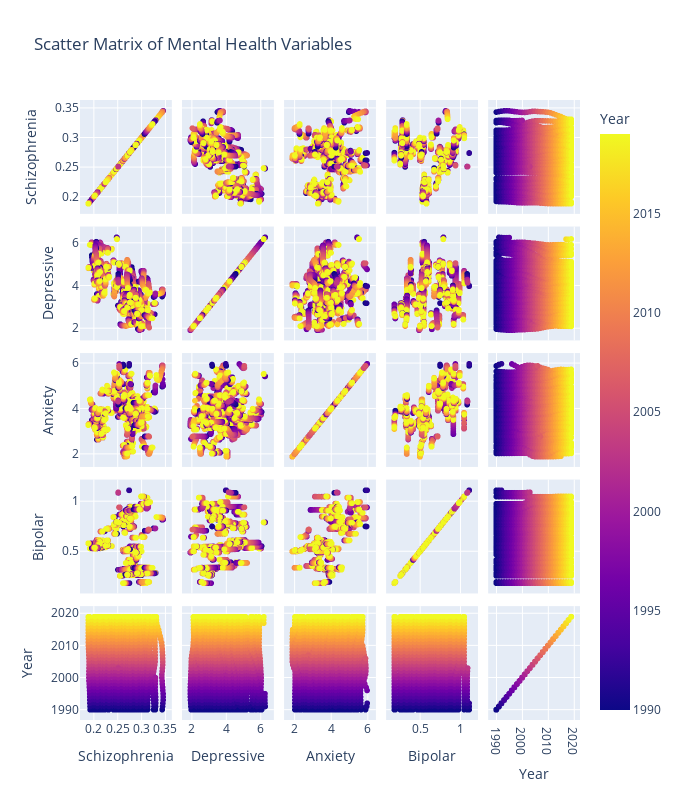

The notebook cell saved with this chart:
### Markdown cell above
## Observing Pairwise Relationships

### Code cell
fig_matrix = px.scatter_matrix(data1,
                            dimensions=features,
                            color = "Year",
                            title="Scatter Matrix of Mental Health Variables",
                            height=800,
                            width=680)
fig_matrix.show()

### Figure 1 — Plotly figure (JSON) as saved in the notebook; plotly's stock layout.template omitted (floating-point values rounded to 4 significant figures; data arrays with more than 128 entries replaced by an {"elided": "..."} marker saying what was removed)
{"data": [{"dimensions": [{"axis": {"matches": true}, "label": "Schizophrenia", "values": {"elided": "5385 float values"}}, {"axis": {"matches": true}, "label": "Depressive", "values": {"elided": "5385 float values"}}, {"axis": {"matches": true}, "label": "Anxiety", "values": {"elided": "5385 float values"}}, {"axis": {"matches": true}, "label": "Bipolar", "values": {"elided": "5385 float values"}}, {"axis": {"matches": true}, "label": "Year", "values": {"elided": "5385 int values"}}], "hovertemplate": "%{xaxis.title.text}=%{x}<br>%{yaxis.title.text}=%{y}<br>Year=%{marker.color}<extra></extra>", "legendgroup": "", "marker": {"color": {"elided": "5385 int values"}, "coloraxis": "coloraxis", "symbol": "circle"}, "name": "", "showlegend": false, "type": "splom"}], "layout": {"coloraxis": {"colorbar": {"title": {"text": "Year"}}, "colorscale": [[0, "#0d0887"], [0.1111, "#46039f"], [0.2222, "#7201a8"], [0.3333, "#9c179e"], [0.4444, "#bd3786"], [0.5556, "#d8576b"], [0.6667, "#ed7953"], [0.7778, "#fb9f3a"], [0.8889, "#fdca26"], [1, "#f0f921"]]}, "dragmode": "select", "height": 800, "legend": {"tracegroupgap": 0}, "title": {"text": "Scatter Matrix of Mental Health Variables"}, "width": 680}}
